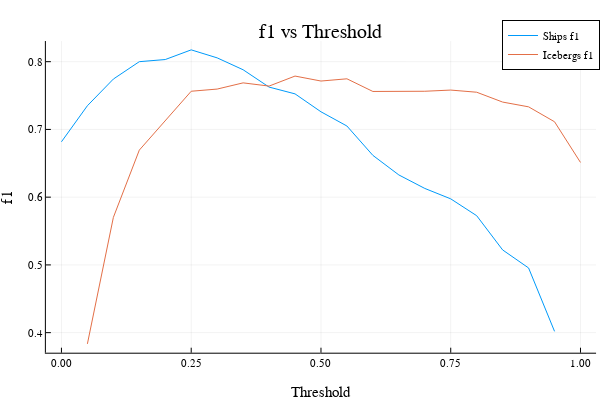

The notebook cell saved with this chart:
### Code cell
Test_name.Visualize.plot_combined_metrics(metrics_vector, :f1)

### Figure 1 — Plotly figure (JSON) as saved in the notebook; plotly's stock layout.template omitted (floating-point values rounded to 4 significant figures)
{"data": [{"colorbar": {"len": 0.8657, "title": "", "x": 0.9934, "y": 0.5087}, "legendgroup": "Ships f1", "line": {"color": "rgba(0, 154, 250, 1.000)", "dash": "solid", "shape": "linear", "width": 1}, "mode": "lines", "name": "Ships f1", "showlegend": true, "type": "scatter", "x": [0, 0.05, 0.1, 0.15, 0.2, 0.25, 0.3, 0.35, 0.4, 0.45, 0.5, 0.55, 0.6, 0.65, 0.7, 0.75, 0.8, 0.85, 0.9, 0.95], "xaxis": "x", "y": [0.6817, 0.735, 0.7743, 0.8, 0.8031, 0.8174, 0.8056, 0.7881, 0.7625, 0.7525, 0.726, 0.705, 0.6617, 0.6328, 0.6129, 0.5975, 0.5726, 0.5221, 0.4955, 0.4019], "yaxis": "y"}, {"colorbar": {"len": 0.8657, "title": "", "x": 0.9934, "y": 0.5087}, "legendgroup": "Icebergs f1", "line": {"color": "rgba(227, 111, 71, 1.000)", "dash": "solid", "shape": "linear", "width": 1}, "mode": "lines", "name": "Icebergs f1", "showlegend": true, "type": "scatter", "x": [0.05, 0.1, 0.15, 0.2, 0.25, 0.3, 0.35, 0.4, 0.45, 0.5, 0.55, 0.6, 0.65, 0.7, 0.75, 0.8, 0.85, 0.9, 0.95, 1], "xaxis": "x", "y": [0.3834, 0.5701, 0.6694, 0.7126, 0.7564, 0.7596, 0.7687, 0.764, 0.7788, 0.7714, 0.7747, 0.756, 0.7565, 0.7563, 0.7581, 0.7549, 0.7404, 0.7333, 0.7113, 0.6513], "yaxis": "y"}], "layout": {"annotations": [{"font": {"color": "rgba(0, 0, 0, 1.000)", "family": "sans-serif", "size": 20}, "rotation": 0, "showarrow": false, "text": "f1 vs Threshold", "x": 0.535, "xanchor": "center", "xref": "paper", "y": 1, "yanchor": "top", "yref": "paper"}], "height": 400, "legend": {"bgcolor": "rgba(255, 255, 255, 1.000)", "bordercolor": "rgba(0, 0, 0, 1.000)", "borderwidth": 1, "font": {"color": "rgba(0, 0, 0, 1.000)", "family": "sans-serif", "size": 11}, "title": {"font": {"color": "rgba(0, 0, 0, 1.000)", "family": "sans-serif", "size": 15}, "text": ""}, "tracegroupgap": 0, "traceorder": "normal", "x": 1, "xanchor": "auto", "y": 1, "yanchor": "auto"}, "margin": {"b": 20, "l": 0, "r": 0, "t": 20}, "paper_bgcolor": "rgba(255, 255, 255, 1.000)", "plot_bgcolor": "rgba(255, 255, 255, 1.000)", "showlegend": true, "width": 600, "xaxis": {"anchor": "y", "domain": [0.07647, 0.9934], "gridcolor": "rgba(0, 0, 0, 0.100)", "gridwidth": 0.5, "linecolor": "rgba(0, 0, 0, 1.000)", "mirror": false, "range": [-0.03, 1.03], "showgrid": true, "showline": true, "showticklabels": true, "tickangle": 0, "tickcolor": "rgb(0, 0, 0)", "tickfont": {"color": "rgba(0, 0, 0, 1.000)", "family": "sans-serif", "size": 11}, "tickmode": "array", "ticks": "inside", "ticktext": ["0.00", "0.25", "0.50", "0.75", "1.00"], "tickvals": [0, 0.25, 0.5, 0.75, 1], "title": "Threshold", "titlefont": {"color": "rgba(0, 0, 0, 1.000)", "family": "sans-serif", "size": 15}, "type": "-", "visible": true, "zeroline": false, "zerolinecolor": "rgba(0, 0, 0, 1.000)"}, "yaxis": {"anchor": "x", "domain": [0.07581, 0.9415], "gridcolor": "rgba(0, 0, 0, 0.100)", "gridwidth": 0.5, "linecolor": "rgba(0, 0, 0, 1.000)", "mirror": false, "range": [0.3704, 0.8305], "showgrid": true, "showline": true, "showticklabels": true, "tickangle": 0, "tickcolor": "rgb(0, 0, 0)", "tickfont": {"color": "rgba(0, 0, 0, 1.000)", "family": "sans-serif", "size": 11}, "tickmode": "array", "ticks": "inside", "ticktext": ["0.4", "0.5", "0.6", "0.7", "0.8"], "tickvals": [0.4, 0.5, 0.6, 0.7, 0.8], "title": "f1", "titlefont": {"color": "rgba(0, 0, 0, 1.000)", "family": "sans-serif", "size": 15}, "type": "-", "visible": true, "zeroline": false, "zerolinecolor": "rgba(0, 0, 0, 1.000)"}}}
